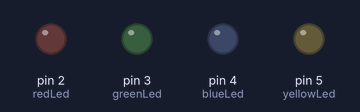
A sketch run on a simulated Arduino Uno, built with avr-gcc and run on an emulated ATmega328P. Shown: output pins drawn as LEDs (lit = HIGH).

Above: at 2.0 s.
At 10.0 s:
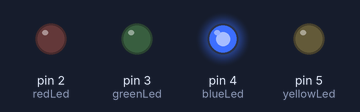
At 14.0 s:
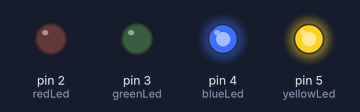
At 18.0 s:
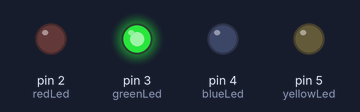
At 26.0 s:
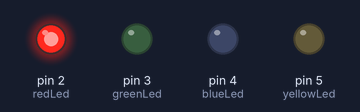
At 38.0 s:
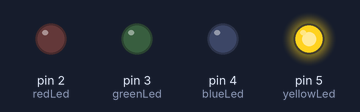
Timing chart, 0 to 41.6 s (numbered marks = the images above):
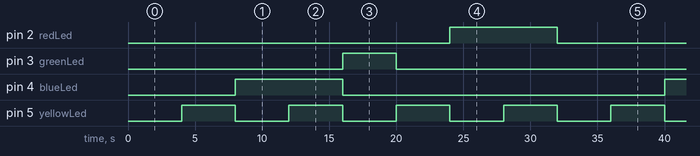

The sketch:

binary.ino
```cpp
int redLed=2;
int greenLed=3;
int blueLed=4;
int yellowLed=5;
int ledDelay=700;
int longDelay=4000;
void setup() {
  // put your setup code here, to run once:
  pinMode(redLed,OUTPUT);
  pinMode(greenLed,OUTPUT);
  pinMode(blueLed,OUTPUT);
  pinMode(yellowLed,OUTPUT);

}

void loop() {
  // put your main code here, to run repeatedly:
  //binary 0
  digitalWrite(redLed,LOW);
  digitalWrite(greenLed,LOW);
  digitalWrite(blueLed,LOW);
  digitalWrite(yellowLed,LOW);
  delay(longDelay);

  //binary 1

  digitalWrite(redLed,LOW);
  digitalWrite(greenLed,LOW);
  digitalWrite(blueLed,LOW);
  digitalWrite(yellowLed,HIGH);
  delay(longDelay);

  //binary 2
  digitalWrite(redLed,LOW);
  digitalWrite(greenLed,LOW);
  digitalWrite(blueLed,HIGH);
  digitalWrite(yellowLed,LOW);
  delay(longDelay);

  //binary 3
  digitalWrite(redLed,LOW);
  digitalWrite(greenLed,LOW);
  digitalWrite(blueLed,HIGH);
  digitalWrite(yellowLed,HIGH);
  delay(longDelay);

  //binary 4
  digitalWrite(redLed,LOW);
  digitalWrite(greenLed,HIGH);
  digitalWrite(blueLed,LOW);
  digitalWrite(yellowLed,LOW);
  delay(longDelay);

  //binary 5

  digitalWrite(redLed,LOW);
  digitalWrite(greenLed,LOW);
  digitalWrite(blueLed,LOW);
  digitalWrite(yellowLed,HIGH);
  delay(longDelay);
  //binary 8

  digitalWrite(redLed,HIGH);
  digitalWrite(greenLed,LOW);
  digitalWrite(blueLed,LOW);
  digitalWrite(yellowLed,LOW);
  delay(longDelay);

  //binary 9
  digitalWrite(redLed,HIGH);
  digitalWrite(greenLed,LOW);
  digitalWrite(blueLed,LOW);
  digitalWrite(yellowLed,HIGH);
  delay(longDelay);

}
```

Measured:
- by itself, pin 2 (redLed), pin 4 (blueLed): alternates HIGH for 8.0 s and LOW for 24.0 s
- by itself, pin 3 (greenLed): alternates HIGH for 4.0 s and LOW for 28.0 s
- by itself, pin 5 (yellowLed): alternates HIGH for 4.0 s and LOW for 4.0 s
